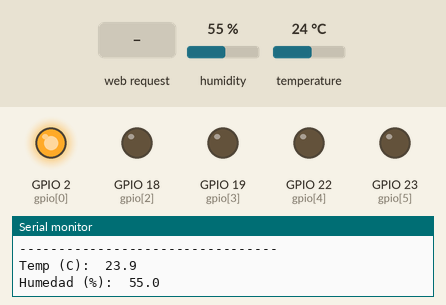
A sketch run on a simulated ESP32. On the bench: output pins drawn as LEDs (lit = HIGH), the last lines printed to the serial monitor. The test bench sets the inputs (shaded band); at power-on: humidity 55 %, temperature 24 °C. WiFi joins after 1.5 s; servers stay silent unless stated; a WiFi scan finds three made-up networks; the local clock reads 2024-03-15 10:24:30 at power-on unless the sketch sets it.

Above: at 3.3 s.
3.4 s: HTTP request GET /?GPIO18=ON received
At 4.6 s:
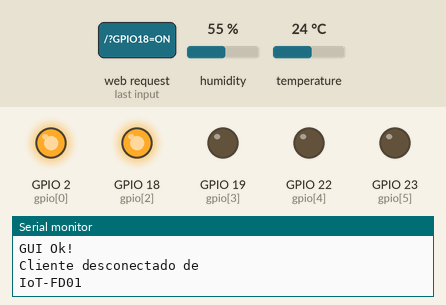
4.9 s: HTTP request GET /?GPIO19=ON received
At 5.4 s:
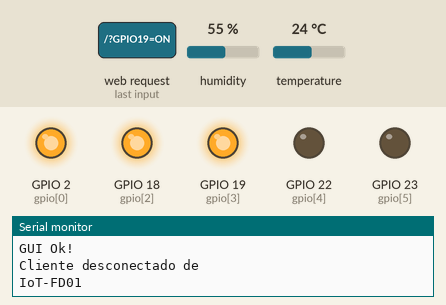
6.4 s: HTTP request GET /?GPIO18=OFF received
At 6.8 s:
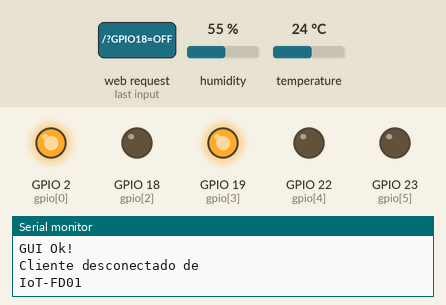
7.9 s: HTTP request GET /?GPIO22=ON received
At 8.9 s:
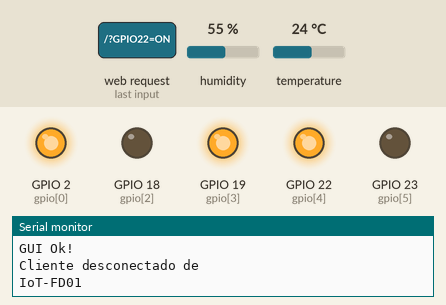
9.4 s: HTTP request GET /?GPIO19=OFF received
At 10.4 s:
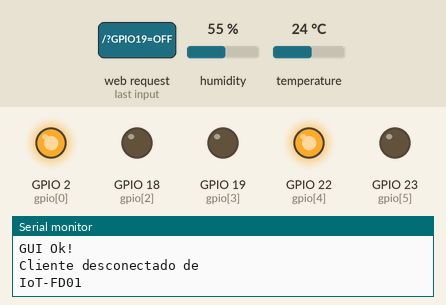
10.9 s: HTTP request GET /?GPIO22=OFF received
At 12.4 s:
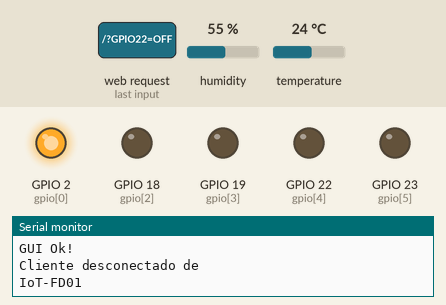
Timing chart, 0 to 13.4 s (numbered marks = the images above; inputs shaded):
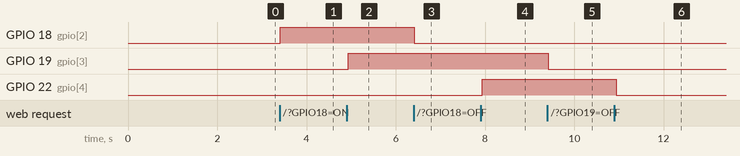

Measured:
- after the input at 3.4 s, GPIO 18 (gpio[2]): LOW → HIGH at once
- after the input at 4.9 s, GPIO 19 (gpio[3]): LOW → HIGH at once
- after the input at 6.4 s, GPIO 18 (gpio[2]): HIGH → LOW at once
- after the input at 7.9 s, GPIO 22 (gpio[4]): LOW → HIGH at once
- after the input at 9.4 s, GPIO 19 (gpio[3]): HIGH → LOW at once
- after the input at 10.9 s, GPIO 22 (gpio[4]): HIGH → LOW at once

The sketch:

4GPIO_GUI.ino
```cpp
/*      4GPIO_GUI
 *
 *       -GUI AMIGABLE
 *        Permite controlar 2 GPIOs de manera interactiva
 *        Sicronismo local vía servidor ntp
 *        Proporciona temp y humedad del dispositivo (sensor DH11)
 *
 *        Otras funccionalidades menores:
 *          -Configuración del softAP y conexión al AP externo indicado
 *          -Escanea Wifis disponibles con nivel RSSI (solo salida serie).
 *          -Proporciona las IPs y MACs de ambas interfaces (AP externo y softAP)
 *
 *
 *       V1.0
 *
 *       Chema
 *       ELCA (Dpto. Electrónica)
 *       IES Francisco Asorey, Cambados (Galicia)
 */

// Para Node32-ESP32
#include <WiFi.h>
#define DEVICE "ESP32(WROOM32)"

// Para ESP8266 - NodeMCU
// (invertir lógica)
//#include <ESP8266WiFi.h>
//#define DEVICE "ESP8266"


#define FIRMWARE  "4GPIO_GUI_V1.0"

#include "time.h"
#include <DHT.h>

// GPIOs


const int gpio[]={2,5,18,19,22,23};
int valorGPIO[]={LOW,LOW,LOW,LOW,LOW,LOW};
const int dhtPin = gpio[1];
const int ledPin=gpio[0];

// Datos conf. AP

char* ssidAP="IoT-FD01";
char* passwAP="fogardixital";

// Datos AP externo

const char* ssid = "Wifi2.4G";
const char* password = "petrapetra";
const char* APsoft="IoT-FD01";

// Direcciones softAP y AP externo

  IPAddress apIP = IPAddress(192, 168, 10, 1);
  IPAddress apGW = IPAddress(192, 168, 10, 1);
  IPAddress apNM = IPAddress(255, 255, 255, 0);
  String apMAC;
  IPAddress miIP;
  IPAddress miSN;
  IPAddress miGW;
  String  miMAC2;
  String miSSID;

// Inicialización server y cliente

WiFiServer server(80); //Se puede configurar el puerto que se desee
WiFiClient cliente;

//Entorno de fecha y hora

const char* ntpServer = "pool.ntp.org";
const long  gmtOffset_sec = 3600;
const int   daylightOffset_sec = 3600;

struct tm timeinfo;

void printLocalTime()
{
  Serial.println("Servidor ntp");
  Serial.println("------------");
  if(!getLocalTime(&timeinfo)){

    Serial.println("Error ntp");
    return;
 }
  Serial.println(&timeinfo, "%A, %B %d %Y %H:%M:%S");
}

// Entorno  del sensor de temp-humedad

#define DHTTYPE DHT11   // DHT 11
// Inicializado del sensor

DHT dht(dhtPin, DHTTYPE);

// Variables temporales (temp en Celsius)

char temp[7];
char humedad[7];

void leer_dht(){
  // humedad en %
      float h = dht.readHumidity();
      // temperatura en C
      float t = dht.readTemperature();
      // comprobar ACK sensor
      if (isnan(h) || isnan(t)) {
          strcpy(temp,"err");
          strcpy(humedad, "err");
          valorGPIO[1]=LOW;
       }
        else{
          // calcula temp y humedad y formatea salida sobre las variables
          float hic = dht.computeHeatIndex(t, h, false);
          dtostrf(hic, 6, 1, temp);
          dtostrf(h, 6, 1, humedad);
          valorGPIO[1]=HIGH;
      }
}

void print_dht(void){
  Serial.println('\n');
  Serial.println("Higrométría");
  Serial.println("---------------------------------");
  Serial.print("Temp (C):");
  Serial.println(temp);
  Serial.print("Humedad (%):");
  Serial.println(humedad);
  Serial.println('\n');
}

// Gestor HTTP Y GUI

void http_ok(void){
   cliente.println("HTTP/1.1 200 OK");
   cliente.println("Content-Type: text/html");
   cliente.println("");
}

void html_start(void){

        cliente.println("<!DOCTYPE HTML>");
        cliente.println("<HTML>");
        cliente.println("<HEAD>");
        cliente.println("<meta http-equiv='Content-type' content='text/html;charset=UTF-8'>");
        cliente.print("<TITLE>");
        cliente.print(APsoft);
        cliente.println("</TITLE>");
        cliente.println("</HEAD>");
        cliente.println("<BODY>");
}

void html_end(void){

        cliente.println("</BODY>");
        cliente.println("</HTML>");
}

// ************ GUI general ESP32  **************

void gui_fecha(void)
{
  cliente.println("<!-- #######  GUI ESP8266/ESP32 #########-->");
  cliente.println("<table style='width: 342px; height: 41px;' border='5'>");
  cliente.println("<tbody>");
  cliente.println("<tr>");
  cliente.println("<td style='width: 112px;'>");
  cliente.println("<p style='text-align: center;'><strong>E L C A</strong></p>");
  cliente.println("</td>");
  cliente.print("<td style='width: 109px;'>");
  cliente.print(&timeinfo,"%d %B %Y");
  cliente.println("</td>");
  cliente.print("<td style='width: 111px;'>");
  cliente.print(&timeinfo,"%H:%M:%S");
  cliente.println("</td>");
  cliente.println("</tr>");
  cliente.println("</tbody>");
  cliente.println("</table>");
}

void gui_dispo(void){
  cliente.println("<h2 style='color: #2e6c80; text-align: left;'>*** Iot-FD01 ***</h2>");
  cliente.println("<table style='width:300px;'>");
  cliente.println("<tbody>");
  cliente.println("<tr>");
  cliente.print("<td style='width: 50px;'><b>apIP :</b></td>");
  cliente.println("</td>");
  cliente.print("<td style='width: 200px;'><span style='color: #0000ff; background-color: #ffff00;'>");
  cliente.print(apIP);
  cliente.print(" (");
  cliente.println(apMAC);
  cliente.println(")</span></td>");
  cliente.println("</tr>");
  cliente.println("</tbody>");
  cliente.println("</table>");
}

void gui_temp(void){
  cliente.println("<table style='height: 65px; width: 321px;'>");
  cliente.println("<tbody>");
  cliente.println("<tr>");
  cliente.println("<td style='width: 60px;'><em><b>Temp (<sup>o</sup>C):</b></em></td>");
  cliente.println("<td style='width: 40px;'>");
  cliente.print(temp);
  cliente.println("</td>");
  cliente.println("<td style='width: 70px;'><em><b>Humedad (%):</b></em></td>");
  cliente.println("<td style='width: 40px;'>");
  cliente.print(humedad);
  cliente.println("</td>");
  cliente.println("</tr>");
  cliente.println("</tbody>");
  cliente.println("</table>");
}

void gui_net(void){
  cliente.println("<br>");
  cliente.println("<table style='height: 65px; width: 221px;'>");
  cliente.println("<tbody>");
  cliente.println("<tr>");
  cliente.println("<td style='width: 58px;'><b>SSID:</b></td>");
  cliente.print("<td style='width: 149px;'>");
  cliente.print(miSSID);
  cliente.println("</td>");
  cliente.println("</tr>");
  cliente.println("<tr>");
  cliente.println("<td style='width: 58px;'><b>devIP:</b></td>");
  cliente.print("<td style='width: 149px;'>");
  cliente.print(miIP);
  cliente.print(" (");
  cliente.print(miMAC2);
  cliente.print(")");
  cliente.println("</td>");
  cliente.println("</tr>");
  cliente.println("<tr>");
  cliente.println("<td style='width: 58px;'><b>Máscara:</b></td>");
  cliente.print("<td style='width: 149px;'>");
  cliente.print(miSN);
  cliente.println("</td>");
  cliente.println("</tr>");
  cliente.println("<tr>");
  cliente.println("<td style='width: 58px;'><b>Pasarela:</b></td>");
  cliente.print("<td style='width: 149px;'>");
  cliente.print(miGW);
  cliente.println("</td>");
  cliente.println("</tr>");
  cliente.println("</tbody>");
  cliente.println("</table>");
}

void gui_GPIO(void){

  cliente.println("<table style='width: 356px;'>");
  cliente.println("<thead>");
  cliente.println("<tr style='height: 16px;'><span style='color: #2e6c80;'>");
  cliente.println("<td style='width: 74px; text-align: center; height: 16px;'><span style='color: #ffffff; background-color: #008080;'><b>GPIO</b></span></td>");
  cliente.println("<td style='width: 72px; text-align: center; height: 16px;'><span style='color: #ffffff; background-color: #008080;'><b>Estado</b></span></td>");
  cliente.println("<td style='width: 87px; text-align: center; height: 16px;'><span style='color: #ffffff; background-color: #008080;'><b>OFF</b></span></td>");
  cliente.println("<td style='width: 89px; text-align: center; height: 16px;'><span style='color: #ffffff; background-color: #008080;'><b>ON</b></span></td>");
  cliente.println("</tr>");
  cliente.println("</thead>");
  cliente.println("<tbody>");
  cliente.println("<tr style='height: 18px;'>");
  cliente.println("<td style='width: 74px; height: 18px; text-align: center;'><span style='color: #008000;'>D2(led)</span></td>");
  cliente.println("<td style='width: 72px; height: 18px; text-align: center;'><span style='color: #ffffff; background-color: #ff0000;'>[");
  cliente.print (valorGPIO[0]);
  cliente.println("]</span></td>");
  cliente.println("<td style='width: 87px; height: 18px; text-align: center;'><strong>x</strong></td>");
  cliente.println("<td style='width: 89px; height: 18px; text-align: center;'><strong>x</strong></td>");
  cliente.println("</tr>");
  cliente.println("<tr style='height: 18px;'>");
  cliente.println("<td style='width: 74px; height: 18px; text-align: center;'><span style='color: #008000;'>D5(dht)</span></td>");
  cliente.println("<td style='width: 72px; height: 18px; text-align: center;'><span style='color: #ffffff; background-color: #ff0000;'>[");
  cliente.print (valorGPIO[1]);
  cliente.println("]</span></td>");
  cliente.println("<td style='width: 87px; height: 18px; text-align: center;'><strong>x</strong></td>");
  cliente.println("<td style='width: 89px; height: 18px; text-align: center;'><strong>x</strong></td>");
  cliente.println("</tr>");
  cliente.println("<tr style='height: 18px;'>");
  cliente.println("<td style='width: 74px; height: 18px; text-align: center;'><span style='color: #008000;'>D18</span></td>");
  cliente.println("<td style='width: 72px; height: 18px; text-align: center;'><span style='color: #ffffff; background-color: #ff0000;'>[");
  cliente.print(valorGPIO[2]);
  cliente.println("]</span></td>");
  cliente.print("<td style='width: 87px; height: 18px; text-align: center;'>");
  cliente.print("<a href='GPIO18=OFF'><button> Off </button></a>");
  cliente.println("</td>");
  cliente.print("<td style='width: 87px; height: 18px; text-align: center;'>");
  cliente.print("<a href='GPIO18=ON'><button> On </button></a>");
  cliente.println("</td>");
  cliente.println("<tr style='height: 18px;'>");
  cliente.println("<td style='width: 74px; height: 18px; text-align: center;'><span style='color: #008000;'>D19</span></td>");
  cliente.println("<td style='width: 72px; height: 18px; text-align: center;'><span style='color: #ffffff; background-color: #ff0000;'>[");
  cliente.print(valorGPIO[3]);
  cliente.println("]</span></td>");
  cliente.print("<td style='width: 87px; height: 18px; text-align: center;'>");
  cliente.print("<a href='GPIO19=OFF'><button> Off </button></a>");
  cliente.println("</td>");
  cliente.print("<td style='width: 87px; height: 18px; text-align: center;'>");
  cliente.print("<a href='GPIO19=ON'><button> On </button></a>");
  cliente.println(" </span></td>");
  cliente.println("</tr>");
    cliente.println("<tr style='height: 18px;'>");
  cliente.println("<td style='width: 74px; height: 18px; text-align: center;'><span style='color: #008000;'>D22</span></td>");
  cliente.println("<td style='width: 72px; height: 18px; text-align: center;'><span style='color: #ffffff; background-color: #ff0000;'>[");
  cliente.print(valorGPIO[4]);
  cliente.println("]</span></td>");
  cliente.print("<td style='width: 87px; height: 18px; text-align: center;'>");
  cliente.print("<a href='GPIO22=OFF'><button> Off </button></a>");
  cliente.println("</td>");
  cliente.print("<td style='width: 87px; height: 18px; text-align: center;'>");
  cliente.print("<a href='GPIO22=ON'><button> On </button></a>");
  cliente.println("</td>");
  cliente.println("<tr style='height: 18px;'>");
  cliente.println("<td style='width: 74px; height: 18px; text-align: center;'><span style='color: #008000;'>D23</span></td>");
  cliente.println("<td style='width: 72px; height: 18px; text-align: center;'><span style='color: #ffffff; background-color: #ff0000;'>[");
  cliente.print(valorGPIO[5]);
  cliente.println("]</span></td>");
  cliente.print("<td style='width: 87px; height: 18px; text-align: center;'>");
  cliente.print("<a href='GPIO23=OFF'><button> Off </button></a>");
  cliente.println("</td>");
  cliente.print("<td style='width: 87px; height: 18px; text-align: center;'>");
  cliente.print("<a href='GPIO23=ON'><button> On </button></a>");
  cliente.println(" </span></td>");
  cliente.println("</tr>");
  cliente.println("</tbody>");
  cliente.println("</table>");
}

void gui_pie(void){
  cliente.println("<br>");
  cliente.println("<table style='height: 10px; width: 300px;' border='2'>");
  cliente.println("<tbody>");
  cliente.println("<tr>");
  cliente.println("<td style='width: 203px; text-align: center;'>DevTyp:</td>");
  cliente.println("<td style='width: 302px; text-align: center;'>");
  cliente.print(DEVICE);
  cliente.println("</td>");
  cliente.println("</tr>");
  cliente.println("<tr>");
  cliente.println("<td style='width: 126px; text-align: center;'>Firmw. :</td>");
  cliente.println("<td style='width: 245.px; text-align: center;'>");
  cliente.print(FIRMWARE);
  cliente.println("</td>");
  cliente.println("</tr>");
  cliente.println("</tbody>");
  cliente.println("</table>");
}

void github(void){
  cliente.println("<table width='369' height='30'>");
  cliente.println("<tbody>");
  cliente.println("<tr>");
  cliente.println("<td style='width: 50.px;'></td>");
  cliente.print("<td style='width: 200px;'>");
  cliente.println("<p><a title='ESP8266-ESP32 @ Github' href='http://github.com/Chema-ES/ESP8266-ESP32' target='_blank' rel='noopener'>★ ESP32/8266 @ GitHub ★</a></p>");
  cliente.println("</td>");
  cliente.println("<td style='width: 100px;'></td>");
  cliente.println("</tr>");
  cliente.println("</tbody>");
  cliente.println("</table>");
}

// FINAL GUI


void setup() {

  Serial.begin(115200);

  for(int i=2;i<=5;i++){
    pinMode(gpio[i],OUTPUT);
  }
  pinMode(dhtPin,INPUT);
  pinMode(ledPin, OUTPUT);

  // Configura soft AP
  WiFi.softAP(ssidAP,passwAP);
  WiFi.softAPConfig(apIP, apGW, apNM);
  apIP = WiFi.softAPIP();
  apMAC=WiFi.softAPmacAddress();
  delay(100);
  // Activa radio
  WiFi.begin();
  digitalWrite(ledPin, LOW);
  // Scan SSIDs
  Serial.println("...escaneo de redes\n");
  int numeroSSIDs=WiFi.scanNetworks();

  Serial.println("SSID\t\t(RSSI)");
  Serial.println("-----------------------------------");

  for(int i=0;i<numeroSSIDs;i++){
    Serial.print(i+1);
    Serial.print(": ");
    Serial.print(WiFi.SSID(i));
    Serial.print("\t(");
    Serial.print(WiFi.RSSI(i));
    Serial.println(")");
  }

  Serial.println("\n\n");

  Serial.print("Conectando a ");
  Serial.println(ssid);


  // Se asacia a AP externo
  WiFi.begin(ssid, password);

  while (WiFi.status() != WL_CONNECTED) {
    delay(500);
    Serial.print(".");
  }
  configTime(gmtOffset_sec, daylightOffset_sec, ntpServer);
  printLocalTime();
  valorGPIO[0]=HIGH;
  digitalWrite(ledPin,HIGH);
  Serial.println("");
  Serial.println("WiFi conectada");

 // Check entorno

  apIP = WiFi.softAPIP();
  apMAC =WiFi.softAPmacAddress();
  miIP = WiFi.localIP();
  miSN = WiFi.subnetMask();
  miGW = WiFi.gatewayIP();
  miMAC2 = WiFi.macAddress();
  miSSID = WiFi.SSID();

  Serial.print("Wifi @ softAP: ");
  Serial.print(apIP);
  Serial.print(" /(");
  Serial.print(apMAC);
  Serial.println(")");
  Serial.println("\n----- cliente local ----");
  Serial.print(miIP);
  Serial.print(" /(");
  Serial.print(miMAC2);
  Serial.println(")");
  Serial.println(miSN);
  Serial.println(miGW);
  Serial.println("\n");

  server.begin();

  Serial.print("Server ");
  Serial.print(APsoft);
  Serial.println(" operativo!");
  Serial.print("Usa: \n");
  Serial.print("1.http://");
  Serial.print(WiFi.localIP());
  Serial.print("/ desde host asociado a ");
  Serial.println(ssid);
  Serial.print("2.http://");
  Serial.print(WiFi.softAPIP());
  Serial.print("/ desde host asociado a ");
  Serial.println(APsoft);

  leer_dht();
  // salida ntp
  printLocalTime();
  // salida higrometría
  print_dht();
}

void loop() {

  // Gestión del server web

  cliente = server.available();

  if (cliente) {

    leer_dht();
    // salida ntp
    printLocalTime();
    // salida higrometría
    print_dht();

    Serial.println("Nuevo cliente");

    while (cliente.connected()) {
      if (cliente.available()) {
        String request = cliente.readStringUntil('\r');
        Serial.println(request);

        // Parser de request
        if (request.indexOf("GPIO18=ON") != -1){
        digitalWrite(gpio[2], HIGH);
        valorGPIO[2] = HIGH;
        }
        if (request.indexOf("GPIO18=OFF") != -1){
        digitalWrite(gpio[2], LOW);
        valorGPIO[2] = LOW;
        }

        if (request.indexOf("GPIO19=ON") != -1){
        digitalWrite(gpio[3], HIGH);
        valorGPIO[3] = HIGH;
        }
        if (request.indexOf("GPIO19=OFF") != -1){
        digitalWrite(gpio[3],LOW);
        valorGPIO[3] = LOW;
        }

        if (request.indexOf("GPIO22=ON") != -1){
        digitalWrite(gpio[4], HIGH);
        valorGPIO[4] = HIGH;
        }
        if (request.indexOf("GPIO22=OFF") != -1){
        digitalWrite(gpio[4],LOW);
        valorGPIO[4] = LOW;
        }

        if (request.indexOf("GPIO23=ON") != -1){
        digitalWrite(gpio[5], HIGH);
        valorGPIO[5] = HIGH;
        }
        if (request.indexOf("GPIO23=OFF") != -1){
        digitalWrite(gpio[5],LOW);
        valorGPIO[5] = LOW;
        }
        for(int i=2;i<=5;i++){
          digitalWrite(gpio[i],valorGPIO[i]);
        }
        Serial.println("...iniciando GUI");
        //Confirmación conexión cliente
        http_ok();
        // Inicio html
        html_start();
        // Cabeza GUI con fecha y hora
        gui_fecha();
        // Identificación dispo
        gui_dispo();
        //Temp y humedad
        gui_temp();
        // GUI GPIOs
        gui_GPIO();
        // INFO softAP
        gui_net();
        // Info de firmware
        gui_pie();
        // Github ESP
        github();
        //Final HTML
        html_end();
        Serial.println("GUI Ok!");
      // Cerrando conexión
      delay(100);
      cliente.stop();
     Serial.println("Cliente desconectado de ");
     Serial.println(APsoft);
    Serial.println("");
   }
  }
 }
}
```
